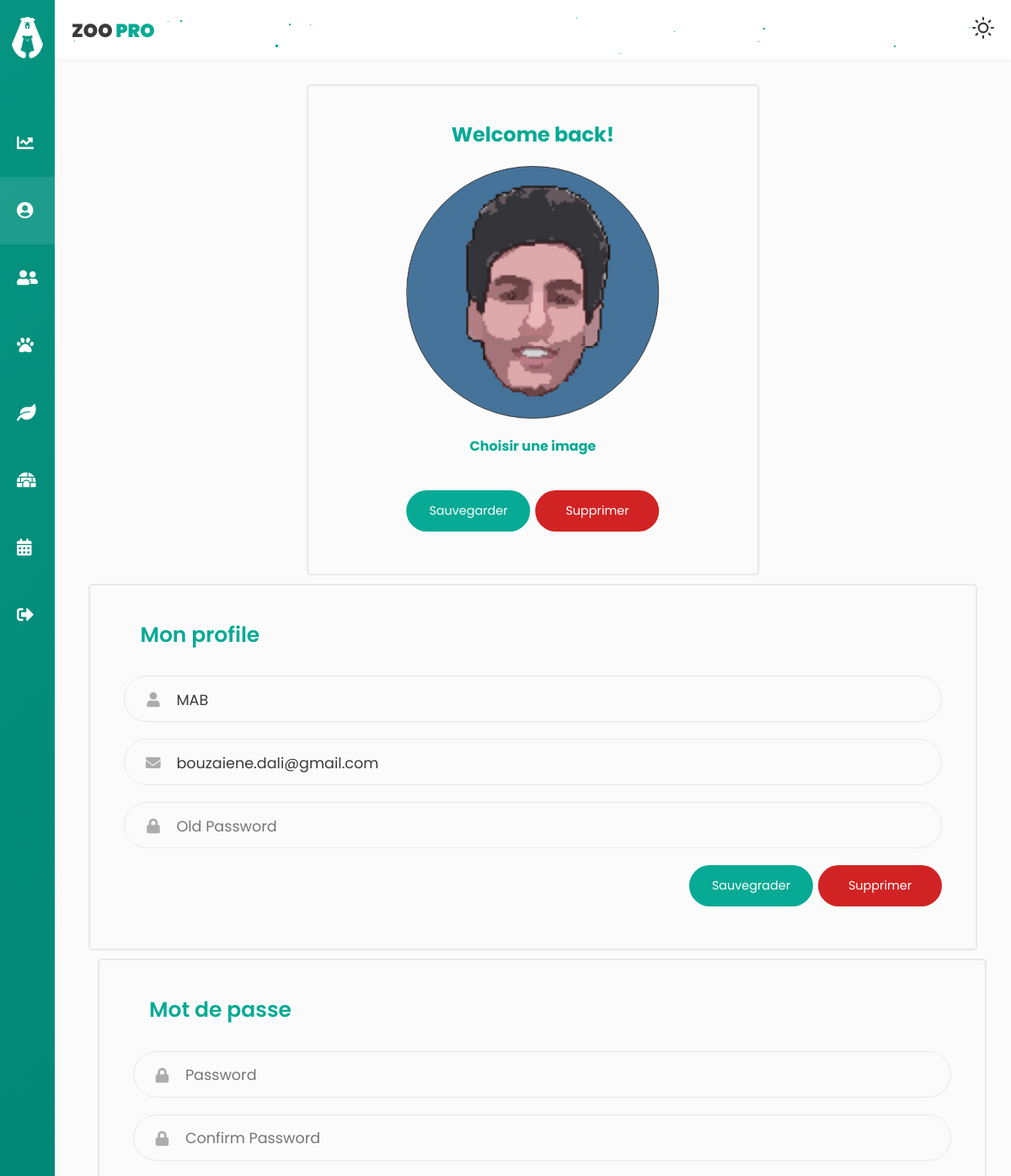
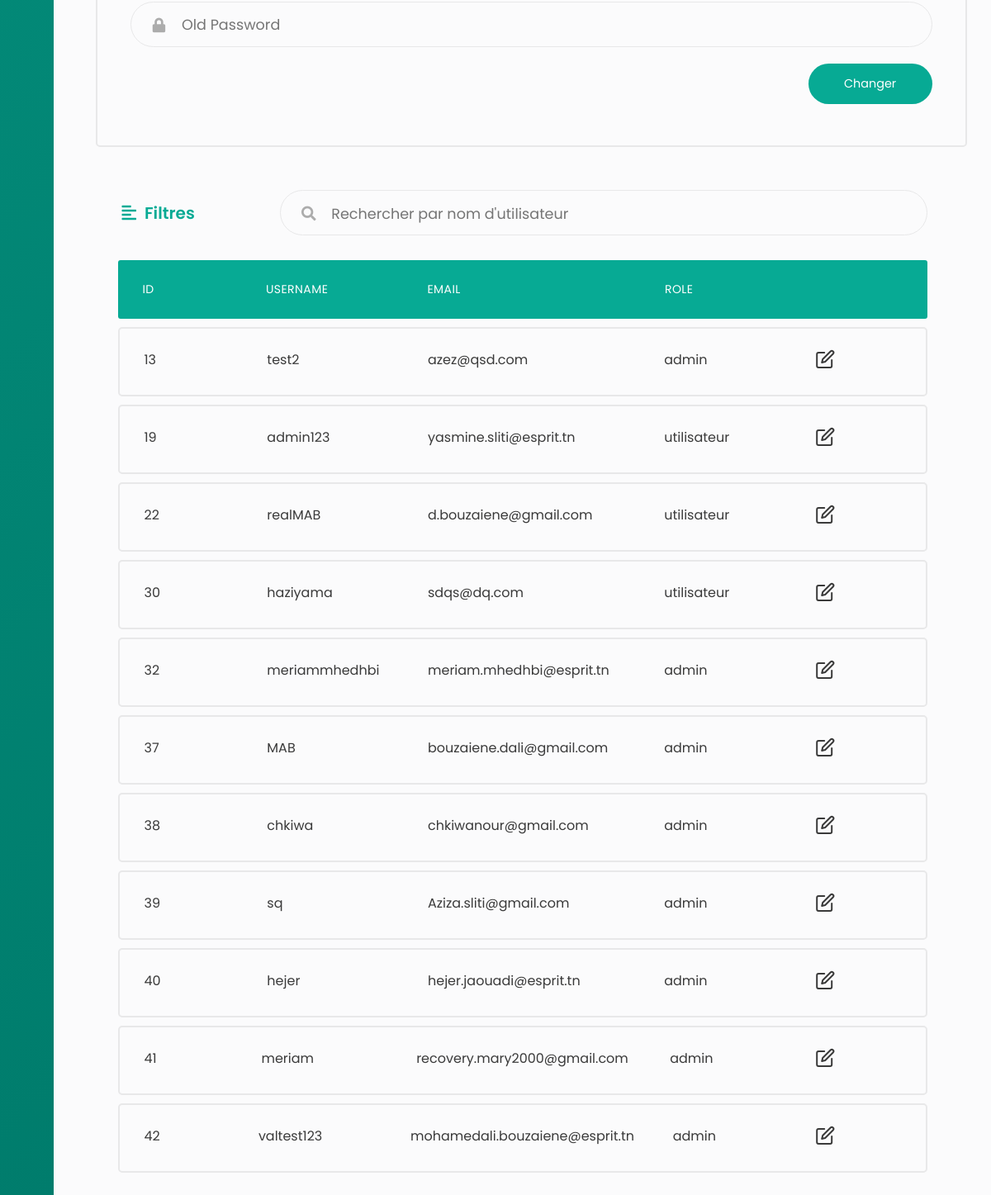
Page /users/trier/ID (signed in) on the committed database (2 pictures, top to bottom).
### tables this page shows
CREATE TABLE `users` (
  `id` int(11) NOT NULL,
  `username` varchar(255) NOT NULL,
  `password` varchar(255) NOT NULL,
  `email` varchar(255) NOT NULL,
  `role_id` int(11) NOT NULL,
  `image` varchar(255) NOT NULL DEFAULT 'default.jpg'
);

CREATE TABLE `role` (
  `id` int(1) NOT NULL,
  `nom` varchar(12) NOT NULL
);

### app/libraries/Core.php (called while the page is built, shortened)
<?php
  class Core {
    protected $currentMethod = 'index';
    public function __construct(){
      $url = $this->getUrl();
      if(isset($url[0])){
      if(file_exists('../app/controllers/' . ucwords($url[0]). '.php')){
        unset($url[0]);
      }
    }
      $this->currentController = new $this->currentController;
      if(isset($url[1])){
        if(method_exists($this->currentController, $url[1])){
          $this->currentMethod = $url[1];
          unset($url[1]);
        }
      }
      $this->params = $url ? array_values($url) : [];
      call_user_func_array([$this->currentController, $this->currentMethod], $this->params);
    }
    public function getUrl(){
      if(isset($_GET['url'])){
        $url = rtrim($_GET['url'], '/');
        $url = filter_var($url, FILTER_SANITIZE_URL);
        $url = explode('/', $url);
        return $url;
      }
    }
  }

### app/require.php (called while the page is built, shortened)
<?php
    require_once 'libraries/Core.php';
    require_once 'libraries/Controller.php';
    require_once 'libraries/Database.php';
    $init = new Core();

### public/index.php (called while the page is built)
<?php
    require_once '../app/require.php';

### app/libraries/Database.php (called while the page is built, shortened)
<?php
    class Database {
        private $dbHost = DB_HOST;
        private $dbUser = DB_USER;
        private $dbPass = DB_PASS;
        private $dbName = DB_NAME;
        private $statement;
        private $dbHandler;
        public function __construct() {
            $conn = 'mysql:host=' . $this->dbHost . ';dbname=' . $this->dbName;
            $options = array(
                PDO::ATTR_PERSISTENT => true,
                PDO::ATTR_ERRMODE => PDO::ERRMODE_EXCEPTION
            );
            try {
                $this->dbHandler = new PDO($conn, $this->dbUser, $this->dbPass, $options);
            } catch (PDOException $e) {
                $this->error = $e->getMessage();
                echo $this->error;
            }
        }
        public function query($sql) {
            $this->statement = $this->dbHandler->prepare($sql);
        }
        public function bind($parameter, $value, $type = null) {
            switch (is_null($type)) {
                default:
                    $type = PDO::PARAM_STR;
            }
            $this->statement->bindValue($parameter, $value, $type);
        }
        public function execute() {
            return $this->statement->execute();
        }
        public function resultSet() {
            $this->execute();
            return $this->statement->fetchAll();
        }
    }

### app/models/User.php (called while the page is built, shortened)
<?php
class User
{
    private $db;
    public function __construct()
    {
        $this->db = new Database;
    }
    public function getUsers()
    {
        $this->db->query('select count(*) FROM users WHERE role_id = 0');
        return $this->db->resultSet();
    }
    public function getAdmins()
    {
        $this->db->query('select count(*) FROM users WHERE role_id = 1');
        return $this->db->resultSet();
    }
    public function findUserByUsername($username)
    {
        $this->db->query('SELECT * FROM users WHERE username = :username');
        $this->db->bind(':username', $username);
        $this->db->execute();
        if ($this->db->rowCount() > 0) {
            return true;
        } else {
            return false;
        }
    }
    public function tri($case)
    {
        $this->db->query('SELECT u.id,u.username,u.email,role.nom FROM users u INNER JOIN role ON u.role_id = role.id ORDER BY '.$case);
        return $this->db->resultSet();
    }
}

### app/controllers/Users.php (the view, shortened to what this page needs)
<?php
class Users extends Controller
{
    public function __construct()
    {
        $this->userModel = $this->model('User');
    }
    public function trier($case = '')
    {
        $column = array("a" => "ID", "b" => "USERNAME", "c" => "EMAIL", "d" => "ROLE_ID");
        if (array_search($case, $column)) {
            $tab = $this->userModel->tri($case);
            $data = [
                'tab' => '',
                'admins' => '',
                'users' => ''
            ];
            foreach ($tab as $key => $value) {
                $data['tab'] .= '<li class="table-row">
                    <div class="col col-1" data-label="ID">' . $value[0] . '</div>
                    <div class="col col-2" data-label="Username">' . $value[1] . '</div>
                    <div class="col col-3" data-label="Email">' . $value[2] . '</div>
                    <div class="col col-4" data-label="Role">' . $value[3] . '</div>
                    <div class="col col-5">
                        <div class="col-buttons">
                            <button class="tab-btn"><i data-feather="edit"></i></button>
                        </div>
                    </div>
                </li>';
            }
        }
    }
}

### public/css/profile.css (style rules this page uses)
.col-buttons { display: -webkit-box; display: -ms-flexbox; display: flex; -webkit-box-pack: space-evenly; -ms-flex-pack: space-evenly; justify-content: space-evenly; -webkit-box-align: center; -ms-flex-align: center; align-items: center; -webkit-transform: translate(-50%, 0); transform: translate(-50%, 0); }
.responsive-table li { border-radius: 3px; padding: 25px 30px; display: -webkit-box; display: -ms-flexbox; display: flex; -webkit-box-pack: justify; -ms-flex-pack: justify; justify-content: space-between; margin-bottom: 10px; color: var(--tc); }
.responsive-table .table-row { background-color: transparent; border-radius: 5px; border: solid 2px #e8e8e9; }
.responsive-table .col-1 { -ms-flex-preferred-size: 10%; flex-basis: 10%; }
.responsive-table .col-2 { -ms-flex-preferred-size: 15%; flex-basis: 15%; }
.responsive-table .col-3 { -ms-flex-preferred-size: 25%; flex-basis: 25%; }
.responsive-table .col-4 { -ms-flex-preferred-size: 15%; flex-basis: 15%; }
.responsive-table .col-5 { -ms-flex-preferred-size: 10%; flex-basis: 10%; }
.tab-btn { cursor: pointer; background: transparent; color: var(--tc); border: 0; outline: none; }

### rows in the picture
users: id "13", username "test2", email "azez@qsd.com"
role: nom "admin admin admin admin admin admin admin admin"
users: id "19", username "admin123", email "yasmine.sliti@esprit.tn"
role: nom "utilisateur utilisateur utilisateur"
users: id "22", username "realMAB", email "d.bouzaiene@gmail.com"
users: id "30", username "haziyama", email "sdqs@dq.com"
users: id "32", username "meriammhedhbi", email "meriam.mhedhbi@esprit.tn"
users: id "37", username "MAB", email "bouzaiene.dali@gmail.com"
users: id "38", username "chkiwa", email "chkiwanour@gmail.com"
users: id "39", username "sq", email "Aziza.sliti@gmail.com"
users: id "40", username "hejer", email "hejer.jaouadi@esprit.tn"
users: id "41", username "meriam", email "recovery.mary2000@gmail.com"
users: id "42", username "valtest123", email "mohamedali.bouzaiene@esprit.tn"
